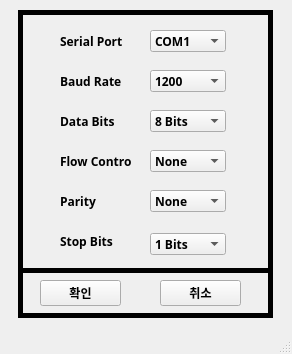
<?xml version="1.0" encoding="UTF-8"?>
<ui version="4.0">
 <class>SerialWindow</class>
 <widget class="QMainWindow" name="SerialWindow">
  <property name="geometry">
   <rect>
    <x>0</x>
    <y>0</y>
    <width>292</width>
    <height>354</height>
   </rect>
  </property>
  <property name="windowTitle">
   <string>MainWindow</string>
  </property>
  <widget class="QWidget" name="centralwidget">
   <widget class="QPushButton" name="pushButton">
    <property name="geometry">
     <rect>
      <x>40</x>
      <y>280</y>
      <width>81</width>
      <height>26</height>
     </rect>
    </property>
    <property name="font">
     <font>
      <family>맑은 고딕</family>
      <weight>75</weight>
      <bold>true</bold>
     </font>
    </property>
    <property name="text">
     <string>확인</string>
    </property>
   </widget>
   <widget class="QPushButton" name="pushButton_2">
    <property name="geometry">
     <rect>
      <x>160</x>
      <y>280</y>
      <width>81</width>
      <height>26</height>
     </rect>
    </property>
    <property name="font">
     <font>
      <family>맑은 고딕</family>
      <weight>75</weight>
      <bold>true</bold>
     </font>
    </property>
    <property name="text">
     <string>취소</string>
    </property>
   </widget>
   <widget class="Line" name="line_2">
    <property name="geometry">
     <rect>
      <x>20</x>
      <y>260</y>
      <width>251</width>
      <height>21</height>
     </rect>
    </property>
    <property name="frameShadow">
     <enum>QFrame::Plain</enum>
    </property>
    <property name="lineWidth">
     <number>5</number>
    </property>
    <property name="orientation">
     <enum>Qt::Horizontal</enum>
    </property>
   </widget>
   <widget class="QComboBox" name="comboBox_6">
    <property name="geometry">
     <rect>
      <x>150</x>
      <y>233</y>
      <width>76</width>
      <height>22</height>
     </rect>
    </property>
    <property name="font">
     <font>
      <family>맑은 고딕</family>
      <weight>75</weight>
      <bold>true</bold>
     </font>
    </property>
    <item>
     <property name="text">
      <string>1 Bits</string>
     </property>
    </item>
    <item>
     <property name="text">
      <string>2 Bits</string>
     </property>
    </item>
   </widget>
   <widget class="QLabel" name="label_3">
    <property name="geometry">
     <rect>
      <x>60</x>
      <y>113</y>
      <width>71</width>
      <height>16</height>
     </rect>
    </property>
    <property name="font">
     <font>
      <family>맑은 고딕</family>
      <weight>75</weight>
      <bold>true</bold>
     </font>
    </property>
    <property name="text">
     <string>Data Bits</string>
    </property>
   </widget>
   <widget class="QLabel" name="label_2">
    <property name="geometry">
     <rect>
      <x>60</x>
      <y>73</y>
      <width>71</width>
      <height>16</height>
     </rect>
    </property>
    <property name="font">
     <font>
      <family>맑은 고딕</family>
      <weight>75</weight>
      <bold>true</bold>
     </font>
    </property>
    <property name="text">
     <string>Baud Rate</string>
    </property>
   </widget>
   <widget class="QLabel" name="label_5">
    <property name="geometry">
     <rect>
      <x>60</x>
      <y>193</y>
      <width>71</width>
      <height>16</height>
     </rect>
    </property>
    <property name="font">
     <font>
      <family>맑은 고딕</family>
      <weight>75</weight>
      <bold>true</bold>
     </font>
    </property>
    <property name="text">
     <string>Parity</string>
    </property>
   </widget>
   <widget class="QComboBox" name="comboBox_5">
    <property name="geometry">
     <rect>
      <x>150</x>
      <y>190</y>
      <width>76</width>
      <height>22</height>
     </rect>
    </property>
    <property name="font">
     <font>
      <family>맑은 고딕</family>
      <weight>75</weight>
      <bold>true</bold>
     </font>
    </property>
    <item>
     <property name="text">
      <string>None</string>
     </property>
    </item>
    <item>
     <property name="text">
      <string>Odd</string>
     </property>
    </item>
    <item>
     <property name="text">
      <string>Even</string>
     </property>
    </item>
    <item>
     <property name="text">
      <string>Mark</string>
     </property>
    </item>
    <item>
     <property name="text">
      <string>Space</string>
     </property>
    </item>
   </widget>
   <widget class="QComboBox" name="comboBox_2">
    <property name="geometry">
     <rect>
      <x>150</x>
      <y>30</y>
      <width>76</width>
      <height>22</height>
     </rect>
    </property>
    <property name="font">
     <font>
      <family>맑은 고딕</family>
      <weight>75</weight>
      <bold>true</bold>
     </font>
    </property>
    <item>
     <property name="text">
      <string>COM1</string>
     </property>
    </item>
    <item>
     <property name="text">
      <string>COM2</string>
     </property>
    </item>
    <item>
     <property name="text">
      <string>COM3</string>
     </property>
    </item>
    <item>
     <property name="text">
      <string>COM4</string>
     </property>
    </item>
    <item>
     <property name="text">
      <string>COM5</string>
     </property>
    </item>
    <item>
     <property name="text">
      <string>COM6</string>
     </property>
    </item>
    <item>
     <property name="text">
      <string>COM7</string>
     </property>
    </item>
    <item>
     <property name="text">
      <string>COM8</string>
     </property>
    </item>
    <item>
     <property name="text">
      <string>COM9</string>
     </property>
    </item>
    <item>
     <property name="text">
      <string>COM10</string>
     </property>
    </item>
    <item>
     <property name="text">
      <string>COM11</string>
     </property>
    </item>
    <item>
     <property name="text">
      <string>COM12</string>
     </property>
    </item>
    <item>
     <property name="text">
      <string>COM13</string>
     </property>
    </item>
    <item>
     <property name="text">
      <string>COM14</string>
     </property>
    </item>
    <item>
     <property name="text">
      <string>COM15</string>
     </property>
    </item>
    <item>
     <property name="text">
      <string>COM16</string>
     </property>
    </item>
    <item>
     <property name="text">
      <string>COM17</string>
     </property>
    </item>
    <item>
     <property name="text">
      <string>COM18</string>
     </property>
    </item>
    <item>
     <property name="text">
      <string>COM19</string>
     </property>
    </item>
    <item>
     <property name="text">
      <string>COM20</string>
     </property>
    </item>
   </widget>
   <widget class="QComboBox" name="comboBox_3">
    <property name="geometry">
     <rect>
      <x>150</x>
      <y>110</y>
      <width>76</width>
      <height>22</height>
     </rect>
    </property>
    <property name="font">
     <font>
      <family>맑은 고딕</family>
      <weight>75</weight>
      <bold>true</bold>
     </font>
    </property>
    <item>
     <property name="text">
      <string>8 Bits</string>
     </property>
    </item>
    <item>
     <property name="text">
      <string>7 Bits</string>
     </property>
    </item>
   </widget>
   <widget class="QLabel" name="label_4">
    <property name="geometry">
     <rect>
      <x>60</x>
      <y>153</y>
      <width>71</width>
      <height>16</height>
     </rect>
    </property>
    <property name="font">
     <font>
      <family>맑은 고딕</family>
      <weight>75</weight>
      <bold>true</bold>
     </font>
    </property>
    <property name="text">
     <string>Flow Control</string>
    </property>
   </widget>
   <widget class="QLabel" name="label">
    <property name="geometry">
     <rect>
      <x>60</x>
      <y>33</y>
      <width>71</width>
      <height>16</height>
     </rect>
    </property>
    <property name="font">
     <font>
      <family>맑은 고딕</family>
      <weight>75</weight>
      <bold>true</bold>
     </font>
    </property>
    <property name="text">
     <string>Serial Port</string>
    </property>
   </widget>
   <widget class="QLabel" name="label_6">
    <property name="geometry">
     <rect>
      <x>60</x>
      <y>233</y>
      <width>71</width>
      <height>16</height>
     </rect>
    </property>
    <property name="font">
     <font>
      <family>맑은 고딕</family>
      <weight>75</weight>
      <bold>true</bold>
     </font>
    </property>
    <property name="text">
     <string>Stop Bits</string>
    </property>
   </widget>
   <widget class="QComboBox" name="comboBox_4">
    <property name="geometry">
     <rect>
      <x>150</x>
      <y>150</y>
      <width>76</width>
      <height>22</height>
     </rect>
    </property>
    <property name="font">
     <font>
      <family>맑은 고딕</family>
      <weight>75</weight>
      <bold>true</bold>
     </font>
    </property>
    <item>
     <property name="text">
      <string>None</string>
     </property>
    </item>
    <item>
     <property name="text">
      <string>Xon/Xoff</string>
     </property>
    </item>
    <item>
     <property name="text">
      <string>RTS/CTS</string>
     </property>
    </item>
    <item>
     <property name="text">
      <string>DSR/DTR</string>
     </property>
    </item>
   </widget>
   <widget class="QComboBox" name="comboBox">
    <property name="geometry">
     <rect>
      <x>150</x>
      <y>70</y>
      <width>76</width>
      <height>22</height>
     </rect>
    </property>
    <property name="font">
     <font>
      <family>맑은 고딕</family>
      <weight>75</weight>
      <bold>true</bold>
     </font>
    </property>
    <item>
     <property name="text">
      <string>1200</string>
     </property>
    </item>
    <item>
     <property name="text">
      <string>2400</string>
     </property>
    </item>
    <item>
     <property name="text">
      <string>4800</string>
     </property>
    </item>
    <item>
     <property name="text">
      <string>19200</string>
     </property>
    </item>
    <item>
     <property name="text">
      <string>38400</string>
     </property>
    </item>
    <item>
     <property name="text">
      <string>57600</string>
     </property>
    </item>
    <item>
     <property name="text">
      <string>115200</string>
     </property>
    </item>
   </widget>
   <widget class="Line" name="line_6">
    <property name="geometry">
     <rect>
      <x>10</x>
      <y>10</y>
      <width>21</width>
      <height>308</height>
     </rect>
    </property>
    <property name="frameShadow">
     <enum>QFrame::Plain</enum>
    </property>
    <property name="lineWidth">
     <number>5</number>
    </property>
    <property name="orientation">
     <enum>Qt::Vertical</enum>
    </property>
   </widget>
   <widget class="Line" name="line_7">
    <property name="geometry">
     <rect>
      <x>260</x>
      <y>10</y>
      <width>21</width>
      <height>308</height>
     </rect>
    </property>
    <property name="frameShadow">
     <enum>QFrame::Plain</enum>
    </property>
    <property name="lineWidth">
     <number>5</number>
    </property>
    <property name="orientation">
     <enum>Qt::Vertical</enum>
    </property>
   </widget>
   <widget class="Line" name="line">
    <property name="geometry">
     <rect>
      <x>20</x>
      <y>305</y>
      <width>251</width>
      <height>21</height>
     </rect>
    </property>
    <property name="frameShadow">
     <enum>QFrame::Plain</enum>
    </property>
    <property name="lineWidth">
     <number>5</number>
    </property>
    <property name="orientation">
     <enum>Qt::Horizontal</enum>
    </property>
   </widget>
   <widget class="Line" name="line_3">
    <property name="geometry">
     <rect>
      <x>20</x>
      <y>2</y>
      <width>251</width>
      <height>21</height>
     </rect>
    </property>
    <property name="frameShadow">
     <enum>QFrame::Plain</enum>
    </property>
    <property name="lineWidth">
     <number>5</number>
    </property>
    <property name="orientation">
     <enum>Qt::Horizontal</enum>
    </property>
   </widget>
  </widget>
  <widget class="QStatusBar" name="statusbar"/>
 </widget>
 <resources/>
 <connections/>
</ui>
